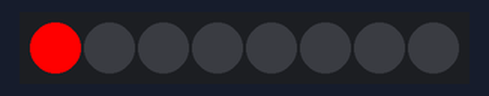
Bench run of a program on a simulated ESP32. On the bench: 8 RGB LEDs in strip order, left to right.

Above: at 0.1 s.
At 3.1 s:
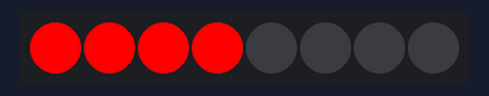
At 5.1 s:
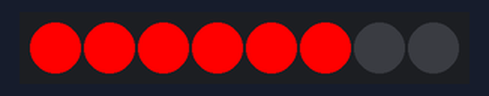
At 7.1 s:
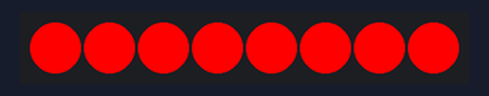
At 8.1 s:
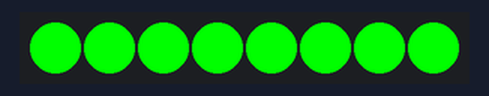
At 9.1 s:
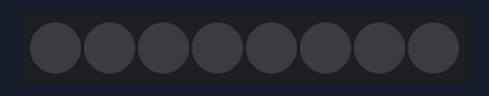
Timing chart, 0 to 40.0 s (numbered marks = the images above):
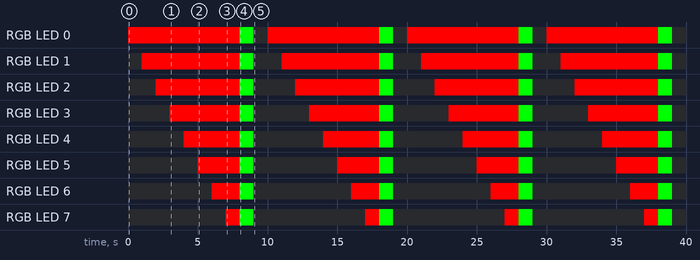

The program:

main.cpp
```cpp
#include <Arduino.h>
#include <Adafruit_NeoPixel.h>

#define PIN_NEO_PIXEL 5  // La broche GPIO16 de l'ESP32 connectée au NeoPixel
#define NUM_PIXELS 8     // Le nombre de LED (pixels) sur la bande LED NeoPixel

Adafruit_NeoPixel NeoPixel(NUM_PIXELS, PIN_NEO_PIXEL, NEO_GRB + NEO_KHZ800);

void setup() {
  NeoPixel.begin();  // Initialiser l'objet bande NeoPixel (OBLIGATOIRE)
}

void loop() {
  NeoPixel.clear();  // Éteindre toutes les LED.

  // Allumer les pixels en vert un par un avec un délai entre chaque pixel

for (int pixel = 0; pixel < NUM_PIXELS; pixel++) {
    NeoPixel.setPixelColor(pixel, NeoPixel.Color(255, 0, 0));
    NeoPixel.show(); // Mettre à jour la bande LED NeoPixel

    delay(1000);  // Pause de 1000ms entre chaque pixel
  }

  // Allumer tous les pixels en rouge en même temps pendant deux secondes

for (int pixel = 0; pixel < NUM_PIXELS; pixel++) {
    NeoPixel.setPixelColor(pixel, NeoPixel.Color(0, 255, 0));
  }
  NeoPixel.show();
  delay(1000);

  // Éteindre tous les pixels pendant une seconde

  NeoPixel.clear();
  NeoPixel.show();
  delay(1000);
}
```

Measured:
- by itself, RGB LED 0: repeats every 10.0 s: RGB(0, 255, 0) 1.0 s, off 1.0 s, RGB(255, 0, 0) 8.0 s
- by itself, RGB LED 1: repeats every 10.0 s: RGB(0, 255, 0) 1.0 s, off 2.0 s, RGB(255, 0, 0) 7.0 s
- by itself, RGB LED 2: repeats every 10.0 s: RGB(0, 255, 0) 1.0 s, off 3.0 s, RGB(255, 0, 0) 6.0 s
- by itself, RGB LED 3: repeats every 10.0 s: RGB(0, 255, 0) 1.0 s, off 4.0 s, RGB(255, 0, 0) 5.0 s
- by itself, RGB LED 4: repeats every 10.0 s: RGB(0, 255, 0) 1.0 s, off 5.0 s, RGB(255, 0, 0) 4.0 s
- by itself, RGB LED 5: repeats every 10.0 s: RGB(0, 255, 0) 1.0 s, off 6.0 s, RGB(255, 0, 0) 3.0 s
- by itself, RGB LED 6: repeats every 10.0 s: RGB(0, 255, 0) 1.0 s, off 7.0 s, RGB(255, 0, 0) 2.0 s
- by itself, RGB LED 7: repeats every 10.0 s: RGB(0, 255, 0) 1.0 s, off 8.0 s, RGB(255, 0, 0) 1.0 s
